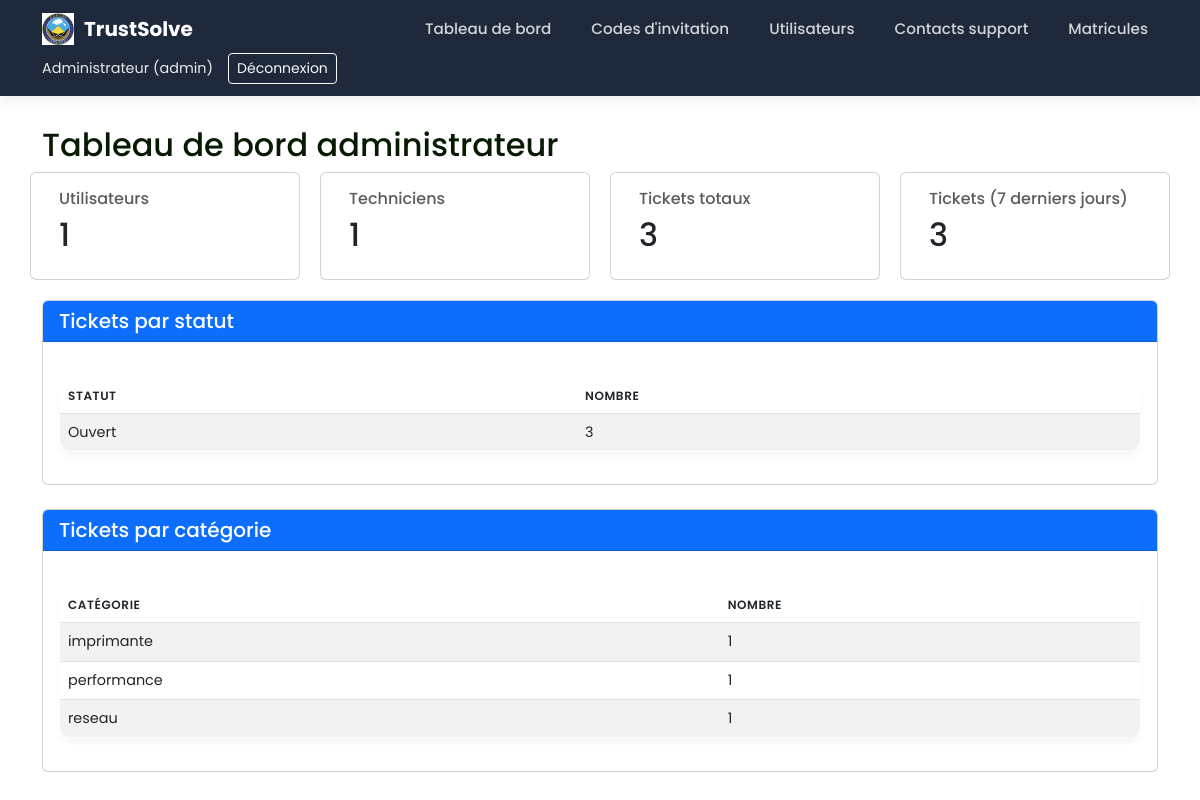
The page /admin (signed in) on the database its author committed.
### tables this page shows
CREATE TABLE tickets (
            id INTEGER PRIMARY KEY AUTOINCREMENT,
            user_id INTEGER NOT NULL,
            user_name TEXT NOT NULL,
            user_sector TEXT NOT NULL,
            description TEXT NOT NULL,
            category TEXT NOT NULL,
            result TEXT NOT NULL,
            status TEXT NOT NULL DEFAULT 'Ouvert',
            created_at TEXT NOT NULL,
            FOREIGN KEY (user_id) REFERENCES users (id)
        );

### app.py (the view)
    def wrapper(*args, **kwargs):
        if 'user_id' not in session:
            return redirect(url_for('login'))
        return f(*args, **kwargs)

### app.py (called while the page is built)
def login_required(f):
    def wrapper(*args, **kwargs):
        if 'user_id' not in session:
            return redirect(url_for('login'))
        return f(*args, **kwargs)
    wrapper.__name__ = f.__name__
    return wrapper

@app.route("/admin")
@login_required
def admin_dashboard():
    if session.get('role') != 'admin':
        return "Accès réservé à l'administrateur.", 403
    stats = {
        'techs': count_users_by_role('tech'),
        'users': count_users_by_role('user'),
        'tickets_total': count_tickets_total(),
        'tickets_week': count_tickets_last_7_days(),
        'by_status': count_tickets_by_status(),
        'by_category': count_tickets_by_category(),
    }
    return render_template('admin_dashboard.html', stats=stats)

### database.py (called while the page is built)
def count_users_by_role(role):
    conn = sqlite3.connect(DB_NAME)
    c = conn.cursor()
    c.execute('SELECT COUNT(*) FROM users WHERE role = ?', (role,))
    count = c.fetchone()[0]
    conn.close()
    return count

def count_tickets_total():
    conn = sqlite3.connect(DB_NAME)
    c = conn.cursor()
    c.execute('SELECT COUNT(*) FROM tickets')
    count = c.fetchone()[0]
    conn.close()
    return count

def count_tickets_last_7_days():
    conn = sqlite3.connect(DB_NAME)
    c = conn.cursor()
    c.execute('''
        SELECT COUNT(*) FROM tickets
        WHERE created_at >= datetime('now', '-7 days')
    ''')
    count = c.fetchone()[0]
    conn.close()
    return count

def count_tickets_by_status():
    conn = sqlite3.connect(DB_NAME)
    c = conn.cursor()
    c.execute('SELECT status, COUNT(*) FROM tickets GROUP BY status')
    rows = c.fetchall()
    conn.close()
    return dict(rows)

def count_tickets_by_category():
    conn = sqlite3.connect(DB_NAME)
    c = conn.cursor()
    c.execute('SELECT category, COUNT(*) FROM tickets GROUP BY category')
    rows = c.fetchall()
    conn.close()
    return dict(rows)

### templates/admin_dashboard.html (shortened to what this page needs)
{% extends "base.html" %}
{% block content %}
<h2>Tableau de bord administrateur</h2>
<div class="row" style="display:flex; gap:20px; flex-wrap:wrap; margin-bottom:20px;">
    <div class="card" style="flex:1; min-width:200px;">
        <div class="card-body">
            <h6 class="text-muted">Utilisateurs</h6>
            <h2>{{ stats.users }}</h2>
        </div>
    </div>
    <div class="card" style="flex:1; min-width:200px;">
        <div class="card-body">
            <h6 class="text-muted">Techniciens</h6>
            <h2>{{ stats.techs }}</h2>
        </div>
    </div>
    <div class="card" style="flex:1; min-width:200px;">
        <div class="card-body">
            <h6 class="text-muted">Tickets totaux</h6>
            <h2>{{ stats.tickets_total }}</h2>
        </div>
    </div>
    <div class="card" style="flex:1; min-width:200px;">
        <div class="card-body">
            <h6 class="text-muted">Tickets (7 derniers jours)</h6>
            <h2>{{ stats.tickets_week }}</h2>
        </div>
    </div>
</div>
<div class="card mb-4">
    <div class="card-header bg-primary text-white">
        <h5 class="mb-0">Tickets par statut</h5>
    </div>
    <div class="card-body">
        {% if stats.by_status %}
        <table class="table table-striped">
            <thead>
                <tr><th>Statut</th><th>Nombre</th></tr>
            </thead>
            <tbody>
                {% for status, count in stats.by_status.items() %}
                <tr><td>{{ status }}</td><td>{{ count }}</td></tr>
                {% endfor %}
            </tbody>
        </table>
        {% else %}
        <p>Aucun ticket enregistré.</p>
        {% endif %}
    </div>
</div>
<div class="card mb-4">
    <div class="card-header bg-primary text-white">
        <h5 class="mb-0">Tickets par catégorie</h5>
    </div>
    <div class="card-body">
        {% if stats.by_category %}
        <table class="table table-striped">
            <thead>
                <tr><th>Catégorie</th><th>Nombre</th></tr>
            </thead>
            <tbody>
                {% for cat, count in stats.by_category.items() %}
                <tr><td>{{ cat }}</td><td>{{ count }}</td></tr>
                {% endfor %}
            </tbody>
        </table>
        {% else %}
        <p>Aucun ticket enregistré.</p>
        {% endif %}
    </div>
</div>
{% endblock %}

### static/dashboard.css (style rules this page uses)
body:not(:has(.auth-wrapper)) { font-family: 'Inter', sans-serif; background-color: #f8fafc; color: #071a02; }
table { width: 100%; border-collapse: separate; border-spacing: 0; background: #ffffff; border-radius: 12px; border: 1px solid #e2e8f0; overflow: hidden; box-shadow: 0 4px 6px -1px rgba(0, 0, 0, 0.05); margin: 20px 0; }
th, td { padding: 14px 18px; text-align: left; border-bottom: 1px solid #e2e8f0; font-size: 0.9rem; }
th { background-color: #f1f5f9; color: #475569; font-weight: 600; text-transform: uppercase; font-size: 0.75rem; letter-spacing: 0.05em; }
tr:last-child td { border-bottom: none; }

### static/auth.css (style rules this page uses)
body { font-family: 'Poppins', sans-serif !important; min-height: 100vh; margin: 0; background: url('/static/image/AIGE.png') no-repeat center center/cover fixed !important; }

### rows shown on the page
tickets: category "imprimante", id "1"
tickets: category "performance", count "1"
tickets: category "reseau", count "1"

### other values the page prints
{{ session['full_name'] }} "Administrateur"
{{ session['role'] }} "admin"
{{ stats.users }} "1"
{{ stats.techs }} "1"
{{ stats.tickets_total }} "3"
{{ stats.tickets_week }} "3"
{{ status }} "Ouvert"
{{ count }} "3"
